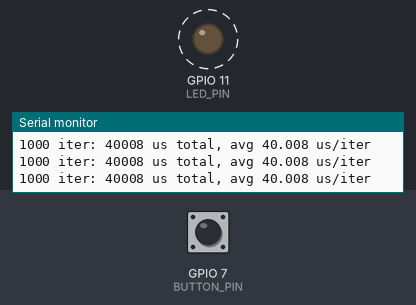
Simulated run of this program. Board: ESP32-S3. On the bench: output pins drawn as LEDs (lit = HIGH), the last lines printed to the serial monitor. Dashed ring = blinking. The test bench sets the inputs (shaded band); at power-on: GPIO 7 (BUTTON_PIN) HIGH.

Above: at 4.25 s.
5.1 s: GPIO 7 (BUTTON_PIN) pulled LOW for 0.15 s
6.7 s: GPIO 7 (BUTTON_PIN) pulled LOW for 1 s
At 7.1 s:
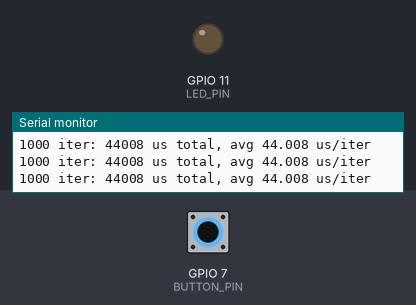
9.2 s: GPIO 7 (BUTTON_PIN) pulled LOW for 3.2 s
At 9.48 s:
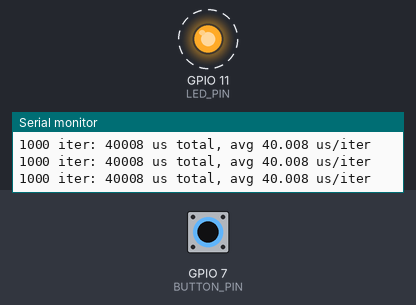
Timing chart, 0 to 19.9 s (numbered marks = the images above; inputs shaded):
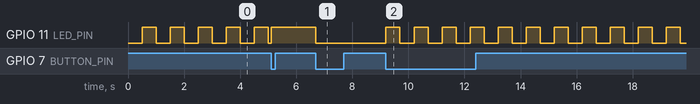

Measured:
- after the input at 6.7 s, GPIO 11 (LED_PIN): HIGH → LOW at once
- after the input at 9.2 s, GPIO 11 (LED_PIN): alternates HIGH for 0.50 s and LOW for 0.50 s, starting at once
- by itself, GPIO 11 (LED_PIN): alternates HIGH for 0.50 s and LOW for 0.50 s

The program:

main.cpp
```cpp
#include <cstdint>
#include <cstdio>
#include "freertos/FreeRTOS.h"
#include "freertos/task.h"
#include "driver/gpio.h"
#include "esp_timer.h"
#include "esp_attr.h"
#include "config.h"
#include "led.h"

enum led_mode_t {
    MODE_BLINK,
    MODE_ON,
    MODE_OFF,
    MODE_COUNT
};

static volatile bool buttonPressed = false;

struct BlinkState {
    uint32_t last_blink_ms = 0;
    Led::State level = Led::State::OFF;
};

struct IterTimer {
    uint32_t count = 0;
    int64_t batch_start_us = 0;
};

static void IRAM_ATTR button_isr(void*) {
    static int64_t last_press_us = 0;
    int64_t now_us = esp_timer_get_time();
    if (now_us - last_press_us < static_cast<int64_t>(Config::DEBOUNCE_MS) * 1000) {
        return;
    }
    last_press_us = now_us;
    buttonPressed = true;
}

static void button_init() {
    gpio_reset_pin(Config::BUTTON_PIN);
    gpio_set_direction(Config::BUTTON_PIN, GPIO_MODE_INPUT);
    gpio_set_pull_mode(Config::BUTTON_PIN, GPIO_PULLUP_ONLY);
    gpio_set_intr_type(Config::BUTTON_PIN, GPIO_INTR_NEGEDGE);

    gpio_install_isr_service(0);
    gpio_isr_handler_add(Config::BUTTON_PIN, button_isr, nullptr);
}

static void led_apply_mode(Led& led, led_mode_t mode, uint32_t now_ms, BlinkState& blink) {
    switch (mode) {
        case MODE_BLINK:
            if ((now_ms - blink.last_blink_ms) >= Config::BLINK_PERIOD_MS) {
                blink.level = (blink.level == Led::State::ON) ? Led::State::OFF : Led::State::ON;
                led.set(blink.level);
                blink.last_blink_ms = now_ms;
            }
            break;
        case MODE_ON:
            led.set(Led::State::ON);
            break;
        case MODE_OFF:
            led.set(Led::State::OFF);
            break;
        default:
            break;
    }
}

static void iter_timer_tick(IterTimer& timer) {
    timer.count++;
    if (timer.count < 1000) {
        return;
    }

    int64_t batch_end_us = esp_timer_get_time();
    int64_t elapsed_us = batch_end_us - timer.batch_start_us;
    int64_t avg_int  = elapsed_us / 1000;
    int64_t avg_frac = elapsed_us % 1000;
    printf("1000 iter: %lld us total, avg %lld.%03lld us/iter\n",
           static_cast<long long>(elapsed_us),
           static_cast<long long>(avg_int),
           static_cast<long long>(avg_frac));

    timer.count = 0;
    vTaskDelay(1);
    timer.batch_start_us = esp_timer_get_time();
}

extern "C" void app_main() {
    Led led(Config::LED_PIN);
    led.init();
    button_init();

    led_mode_t mode = MODE_BLINK;
    BlinkState blink{};
    IterTimer timer{};
    timer.batch_start_us = esp_timer_get_time();

    while (true) {
        uint32_t now_ms = pdTICKS_TO_MS(xTaskGetTickCount());

        if (buttonPressed) {
            buttonPressed = false;
            mode = static_cast<led_mode_t>((mode + 1) % MODE_COUNT);
        }
        led_apply_mode(led, mode, now_ms, blink);
        iter_timer_tick(timer);
    }
}
```

led.h
```cpp
#pragma once

#include "driver/gpio.h"

class Led {
public:
    enum class State : bool {
        OFF = false,
        ON  = true
    };

    explicit Led(gpio_num_t pin);

    void init();
    void set(State state);

private:
    gpio_num_t pin_;
};
```

led.cpp
```cpp
#include "led.h"

#include <cstdint>

Led::Led(gpio_num_t pin) : pin_(pin) {}

void Led::init() {
    gpio_reset_pin(pin_);
    gpio_set_direction(pin_, GPIO_MODE_OUTPUT);
}

void Led::set(State state) {
    gpio_set_level(pin_, static_cast<uint32_t>(state));
}
```

config.h
```cpp
#pragma once

#include <cstdint>
#include "driver/gpio.h"

namespace Config {
    inline constexpr gpio_num_t LED_PIN    = GPIO_NUM_11;
    inline constexpr gpio_num_t BUTTON_PIN = GPIO_NUM_7;

    inline constexpr uint32_t POLL_PERIOD_MS  = 10;
    inline constexpr uint32_t DEBOUNCE_MS     = 50;
    inline constexpr uint32_t BLINK_PERIOD_MS = 500;

    inline constexpr uint8_t SHORT_PRESS_BLINK_COUNT = 3;
}
```
